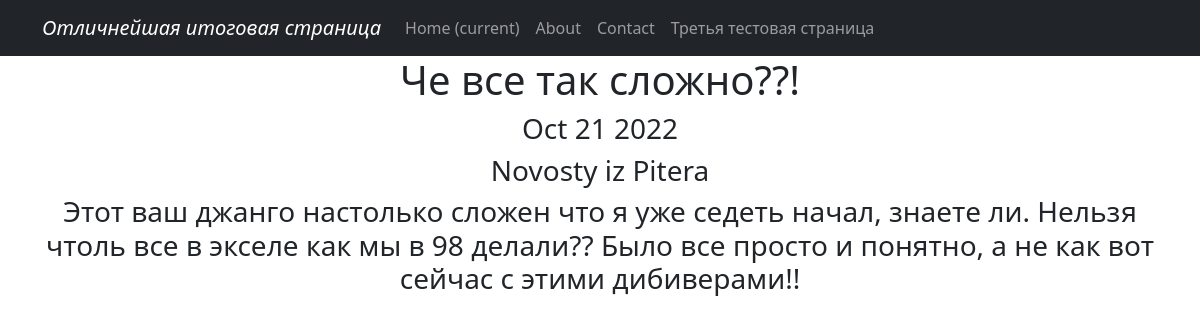
Page /news/4 on the committed database.
### News/models.py (models this page shows, shortened)
class Post(models.Model):
    author = models.ForeignKey(Author, on_delete=models.CASCADE)
    post_time = models.DateTimeField(auto_now_add = True)
    post_type = models.CharField(max_length=3, choices = CHOICES, default = news)
    title = models.CharField(max_length=255)
    content = models.TextField()
    post_rating = models.IntegerField(default=0)
    category = models.ManyToManyField(Category, through = 'PostCategory')
    def categoria(self):
        for categ in self.category.all():
            return categ

class Category(models.Model):
    category_name = models.CharField(max_length=255, unique = True, null=True, blank=True)
    def __str__(self):
       return self.category_name

### News/views.py (the view)
# urls.py: path('<int:pk>', PostDetail.as_view(), name = 'post_detail'),
class PostDetail(DetailView):
    model = Post
    template_name = 'postdetail.html'
    context_object_name = 'post'

### News/templatetags/custom_filters.py (called while the page is built)
@register.filter()
def cenzura(value):
    for word in Slovechki:
        value = value.replace(word, '*' * len(word))
    return value

### templates/postdetail.html (shortened to what this page needs)
{% extends 'flatpages/default.html' %}
{% load custom_filters %}
{% block content %}
<h1>{{ post.title | cenzura }} </h1>
<h3> {{ post.post_time | date:'M d Y' }} </h3>
<h3> {{ post.categoria }} </h3>
<h3> {{ post.content | cenzura }}</h3>
{% endblock content %}

### rows in the picture
Post: title|cenzura "Че все так сложно??!", post_time "Oct 21 2022", categoria "Novosty iz Pitera", content|cenzura "Этот ваш джанго настолько сложен что я уже седеть начал, знаете ли. Нельзя чтоль все в экселе как мы в 98 делали?? Было все просто и понятно, а не как вот сейчас с этими дибиверами!!"
